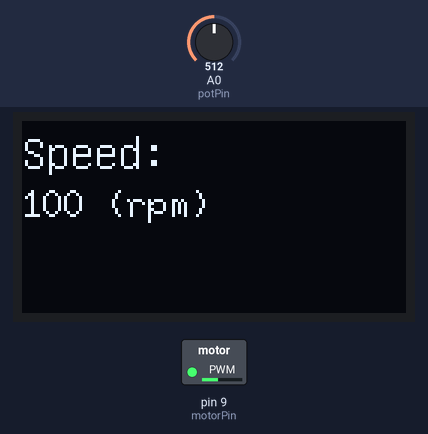
The sketch below on a simulated Arduino Uno, built with avr-gcc and run on an emulated ATmega328P. On the bench: 128×64 one-colour display, switched loads named in the sketch (green lamp = pin HIGH). The test bench sets the inputs (shaded band); at power-on: A0 (potPin) = 512.

Above: at 1.2 s.
1.3 s: A0 (potPin) set to 716
At 2.5 s:
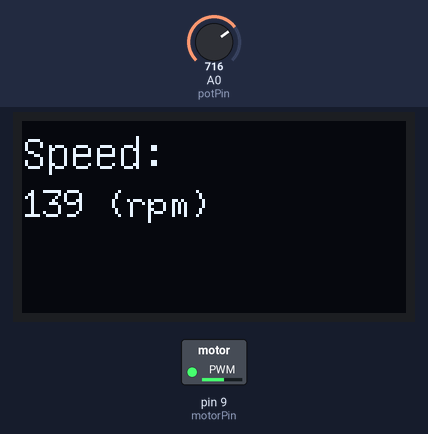
3.1 s: A0 (potPin) set to 1023
At 4.5 s:
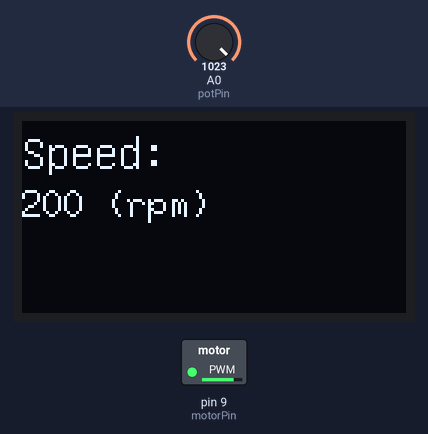
4.8 s: A0 (potPin) set to 306
At 5.6 s:
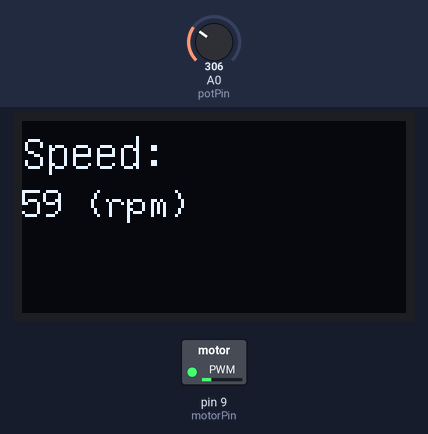
6.4 s: A0 (potPin) set to 0
At 7.9 s:
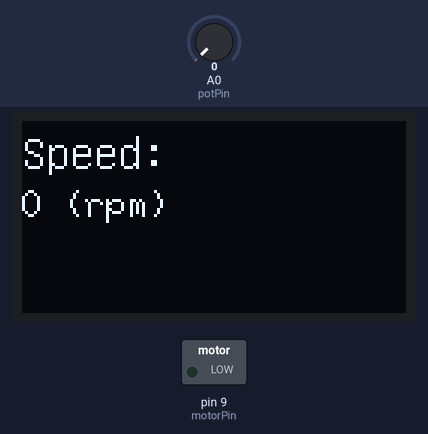
Timing chart, 0 to 9.1 s (numbered marks = the images above; inputs shaded):
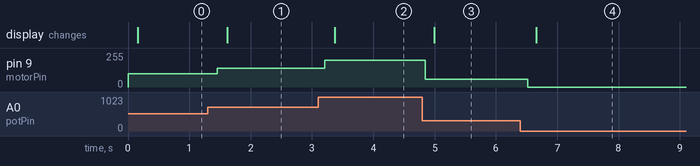

Measured:
- after the input at 1.3 s, pin 9 (motorPin): 100/255 → 139/255 after 0.16 s; the display: changes after 0.32 s (image 1)
- after the input at 3.1 s, pin 9 (motorPin): 139/255 → 200/255 after 0.11 s; the display: changes after 0.27 s (image 2)
- after the input at 4.8 s, pin 9 (motorPin): 200/255 → 59/255 after 0.05 s; the display: changes after 0.20 s (image 3)
- after the input at 6.4 s, pin 9 (motorPin): 59/255 → 0/255 after 0.12 s; the display: changes after 0.26 s (image 4)

The sketch:

MicroduinoSpeedMeasurement.ino
```cpp
#include "U8glib.h"


int potPin = A0;//Potentiometer pin definitions
int motorPin = 9;//Motor pin definitions
int potValue = 0;//The value of the potentiometer
int motorValue = 0;//Value of the motor

U8GLIB_SSD1306_128X64 u8g(U8G_I2C_OPT_NONE);//The definition OLED connection

//show speed
void draw(int speedNum) {

  u8g.setFont(u8g_font_unifont);//font1
  u8g.drawStr( 0, 16, "Speed:");
  u8g.setFont(u8g_font_7x13);//font2
  u8g.setPrintPos(0, 32);
  u8g.print(speedNum);
  u8g.print(" (rpm)");
}


void setup()
{
}


void loop()
{
  //Reading the value of the potentiometer
  potValue = analogRead(potPin);
  //Mapped to the value of the motor speed
  motorValue = map(potValue, 0, 1023, 0, 200);
  analogWrite(motorPin, motorValue);

  u8g.firstPage();
  do {
    draw(motorValue);
  }
  while( u8g.nextPage() );
  delay(2);
}
```
